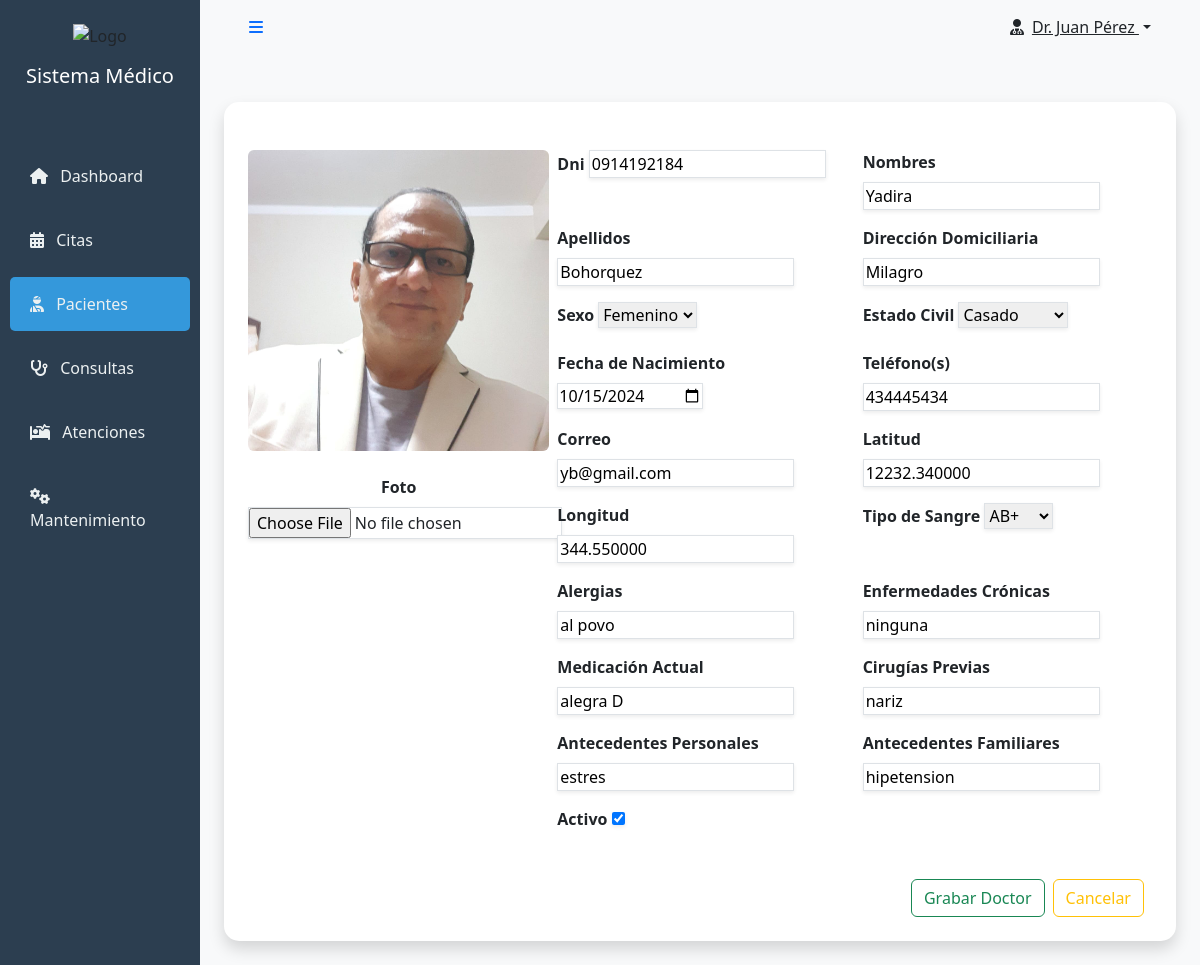
Screenshot of /patient_update/1/ with the database file from the repository.
### aplication/core/models.py (models this page shows, shortened)
class Paciente(models.Model):
    nombres = models.CharField(max_length=100, verbose_name="Nombres")
    apellidos = models.CharField(max_length=100, verbose_name="Apellidos")
    cedula = models.CharField(max_length=10, verbose_name="Cédula",validators=[valida_cedula])
    fecha_nacimiento = models.DateField(verbose_name="Fecha de Nacimiento")
    telefono = models.CharField(max_length=20, verbose_name="Teléfono(s)",validators=[phone_regex])
    email = models.EmailField(verbose_name="Correo", null=True, blank=True,unique=True)
    sexo = models.CharField(max_length=1, choices=SEX_CHOICES, verbose_name="Sexo")
    estado_civil = models.CharField(max_length=10, choices=CIVIL_CHOICES, verbose_name="Estado Civil")
    direccion = models.CharField(max_length=255, verbose_name="Dirección Domiciliaria")
    latitud = models.DecimalField(max_digits=18, decimal_places=6, verbose_name="Latitud", null=True, blank=True)
    longitud = models.DecimalField(max_digits=18, decimal_places=6, verbose_name="Longitud", null=True, blank=True)
    tipo_sangre = models.ForeignKey(TipoSangre, on_delete=models.SET_NULL, null=True, verbose_name="Tipo de Sangre",related_name="tipos_sangre")
    foto = models.ImageField(upload_to='pacientes/', verbose_name="Foto", null=True, blank=True)
    alergias = models.CharField(max_length=100,verbose_name="Alergias", null=True, blank=True)
    enfermedades_cronicas = models.CharField(max_length=100,verbose_name="Enfermedades Crónicas", null=True, blank=True)
    medicacion_actual = models.CharField(max_length=100,verbose_name="Medicación Actual", null=True, blank=True)
    cirugias_previas = models.CharField(max_length=100,verbose_name="Cirugías Previas", null=True, blank=True)
    antecedentes_personales = models.TextField(verbose_name="Antecedentes Personales", null=True, blank=True)
    antecedentes_familiares = models.TextField(verbose_name="Antecedentes Familiares", null=True, blank=True)
    activo = models.BooleanField(default=True,verbose_name="Activo")
    objects = models.Manager()  # Manager predeterminado
    active_patient = ActivePatientManager()  # Manager Personalizado
    class Meta:
        ordering = ['apellidos']
        indexes = [models.Index(fields=['apellidos'])]
        verbose_name = "Paciente"
        verbose_name_plural = "Pacientes"

### aplication/core/views/patient.py (the view, shortened to what this page needs)
# urls.py: path('patient_update/<int:pk>/', PatientUpdateView.as_view(),name='patient_update'),
class PatientUpdateView(UpdateView):
    model = Paciente
    template_name = 'core/patient/form.html'
    form_class = PatientForm
    success_url = reverse_lazy('core:patient_list')
    def get_context_data(self, **kwargs):
        context = super().get_context_data()
        context['grabar'] = 'Actualizar Proveedor'
        context['back_url'] = self.success_url
        return context

### aplication/core/models.py (called while the page is built)
    def __str__(self):
        return self.tipo

### template/core/patient/form.html (shortened to what this page needs)
<!DOCTYPE html>
<html lang="es">
<head>
     {% load static %}
    <link href="https://cdnjs.cloudflare.com/ajax/libs/bootstrap/5.3.2/css/bootstrap.min.css" rel="stylesheet">
    <link href="https://cdnjs.cloudflare.com/ajax/libs/font-awesome/6.4.2/css/all.min.css" rel="stylesheet">
</head>
<body>
<div class="container-fluid">
    <div class="row">
        <div class="col-md-3 col-lg-2 px-0 sidebar">
            <div class="text-center py-4">
                <img src="/api/placeholder/150/50" alt="Logo" class="mb-3">
                <h5 class="text-white">Sistema Médico</h5>
            </div>
            <nav class="nav flex-column mt-4">
                <a class="nav-link" href="#"><i class="fas fa-home me-2"></i> Dashboard</a>
                <a class="nav-link" href="#"><i class="fas fa-calendar-alt me-2"></i> Citas</a>
                <a class="nav-link active" href="#"><i class="fas fa-user-injured me-2"></i> Pacientes</a>
                <a class="nav-link" href="#"><i class="fas fa-stethoscope me-2"></i> Consultas</a>
                <a class="nav-link" href="#"><i class="fas fa-procedures me-2"></i> Atenciones</a>
                <a class="nav-link" href="#"><i class="fas fa-cogs me-2"></i> Mantenimiento</a>
            </nav>
        </div>
        <div class="col-md-9 col-lg-10 px-md-4 main-content">
            <nav class="navbar navbar-expand-lg navbar-light sticky-top mb-4">
                <div class="container-fluid">
                    <button class="btn btn-link">
                        <i class="fas fa-bars"></i>
                    </button>
                    <div class="d-flex align-items-center">
                        <div class="dropdown">
                            <button class="btn btn-link dropdown-toggle text-dark" type="button" id="dropdownMenuButton" data-bs-toggle="dropdown">
                                <i class="fas fa-user-md me-2"></i>Dr. Juan Pérez
                            </button>
                        </div>
                    </div>
                </div>
            </nav>
    <form method="post" enctype="multipart/form-data" class="py-4">
      <div class="card shadow p-4">
        <div class="row g-0">
            <div class="col-lg-4">
                <div id="imagenPreview" class="text-center mb-4">
                    {% if form.foto.value %}
                    <img id="imagenSeleccionada" src="{{ form.foto.value.url }}" class="rounded img-fluid" alt="Foto del cliente">
                    {% else %}
                    <img id="imagenSeleccionada" src="{% static 'img/empty.png' %}" class="rounded img-fluid" alt="Foto por defecto">
                    {% endif %}
                </div>
                <div class="text-center">
                    <label for="{{ form.foto.id_for_label }}" class="form-label fw-bold">{{ form.foto.label }}</label>
                    {{ form.foto }}
                </div>
            </div>
            <div class="col-lg-8 px-2">
                <div class="row">
                    <div class="col-md-6 mb-3">
                        <label for="{{ form.cedula.id_for_label }}" class="form-label fw-bold">{{ form.cedula.label }}</label>
                        {{ form.cedula }}
                    </div>
                    <div class="col-md-6 mb-3">
                        <label for="{{ form.nombres.id_for_label }}" class="form-label fw-bold">{{ form.nombres.label }}</label>
                        {{ form.nombres }}
                    </div>
                    <div class="col-md-6 mb-3">
                        <label for="{{ form.apellidos.id_for_label }}" class="form-label fw-bold">{{ form.apellidos.label }}</label>
                        {{ form.apellidos }}
                    </div>
                    <div class="col-md-6 mb-3">
                        <label for="{{ form.direccion.id_for_label }}" class="form-label fw-bold">{{ form.direccion.label }}</label>
                        {{ form.direccion }}
                    </div>
                    <div class="col-md-6 mb-3">
                        <label for="{{ form.sexo.id_for_label }}" class="form-label fw-bold">{{ form.sexo.label }}</label>
                        {{ form.sexo }}
                    </div>
                    <div class="col-md-6 mb-3">
                        <label for="{{ form.estado_civil.id_for_label }}" class="form-label fw-bold">{{ form.estado_civil.label }}</label>
                        {{ form.estado_civil }}
                    </div>
                    <div class="col-md-6 mb-3">
                        <label for="{{ form.fecha_nacimiento.id_for_label }}" class="form-label fw-bold">{{ form.fecha_nacimiento.label }}</label>
                        {{ form.fecha_nacimiento }}
                    </div>
                    <div class="col-md-6 mb-3">
                        <label for="{{ form.telefono.id_for_label }}" class="form-label fw-bold">{{ form.telefono.label }}</label>
                        {{ form.telefono }}
                    </div>
                    <div class="col-md-6 mb-3">
                        <label for="{{ form.email.id_for_label }}" class="form-label fw-bold">{{ form.email.label }}</label>
                        {{ form.email }}
                    </div>
                    <div class="col-md-6 mb-3">
                        <label for="{{ form.latitud.id_for_label }}" class="form-label fw-bold">{{ form.latitud.label }}</label>
                        {{ form.latitud }}
                    </div>
                    <div class="col-md-6 mb-3">
                        <label for="{{ form.longitud.id_for_label }}" class="form-label fw-bold">{{ form.longitud.label }}</label>
                        {{ form.longitud }}
                    </div>
                    <div class="col-md-6 mb-3">
                        <label for="{{ form.tipo_sangre.id_for_label }}" class="form-label fw-bold">{{ form.tipo_sangre.label }}</label>
                        {{ form.tipo_sangre }}
                    </div>
                    <div class="col-md-6 mb-3">
                        <label for="{{ form.alergias.id_for_label }}" class="form-label fw-bold">{{ form.alergias.label }}</label>
                        {{ form.alergias }}
                    </div>
                    <div class="col-md-6 mb-3">
                        <label for="{{ form.enfermedades_cronicas.id_for_label }}" class="form-label fw-bold">{{ form.enfermedades_cronicas.label }}</label>
                        {{ form.enfermedades_cronicas }}
                    </div>
                    <div class="col-md-6 mb-3">
                        <label for="{{ form.medicacion_actual.id_for_label }}" class="form-label fw-bold">{{ form.medicacion_actual.label }}</label>
                        {{ form.medicacion_actual }}
                    </div>
                    <div class="col-md-6 mb-3">
                        <label for="{{ form.cirugias_previas.id_for_label }}" class="form-label fw-bold">{{ form.cirugias_previas.label }}</label>
                        {{ form.cirugias_previas }}
                    </div>
                    <div class="col-md-6 mb-3">
                        <label for="{{ form.antecedentes_personales.id_for_label }}" class="form-label fw-bold">{{ form.antecedentes_personales.label }}</label>
                        {{ form.antecedentes_personales }}
                    </div>
                    <div class="col-md-6 mb-3">
                        <label for="{{ form.antecedentes_familiares.id_for_label }}" class="form-label fw-bold">{{ form.antecedentes_familiares.label }}</label>
                        {{ form.antecedentes_familiares }}
                    </div>
                    <div class="col-md-6 mb-3">
                        <label for="{{ form.activo.id_for_label }}" class="form-label fw-bold">{{ form.activo.label }}</label>
                        {{ form.activo }}
                    </div>
                </div>
                 <div class="d-flex justify-content-end mt-4">
                    <button class="btn btn-outline-success me-2" type="submit">Grabar Doctor</button>
                    <a class="btn btn-outline-warning" href="{% url 'core:patient_list'%}">Cancelar</a>
                </div>
            </div>
        </div>
       </div>
      </form>
     </div>
    </div>
</div>
</body>
</html>

### template/core/patient/form.html (style rules this page uses)
.sidebar { min-height: 100vh; background: #2c3e50; transition: all 0.3s; }
.sidebar .nav-link { color: #ecf0f1; transition: all 0.3s; padding: 15px 20px; border-radius: 5px; margin: 5px 10px; }
.sidebar .nav-link.active { background: #3498db; }
.main-content { background: #f8f9fa; }
.card { border: none; border-radius: 15px; box-shadow: 0 4px 6px rgba(0, 0, 0, 0.1); }

### rows the page displays
Paciente: cedula "0914192184", nombres "Yadira", apellidos "Bohorquez", direccion "Milagro", sexo "Femenino", estado_civil "Casado", fecha_nacimiento "10/15/2024", telefono "434445434", email "yb@gmail.com", latitud "12232.340000", longitud "344.550000", tipo_sangre "AB+", alergias "al povo", enfermedades_cronicas "ninguna", medicacion_actual "alegra D", cirugias_previas "nariz", antecedentes_personales "estres", antecedentes_familiares "hipetension", activo "☑"
